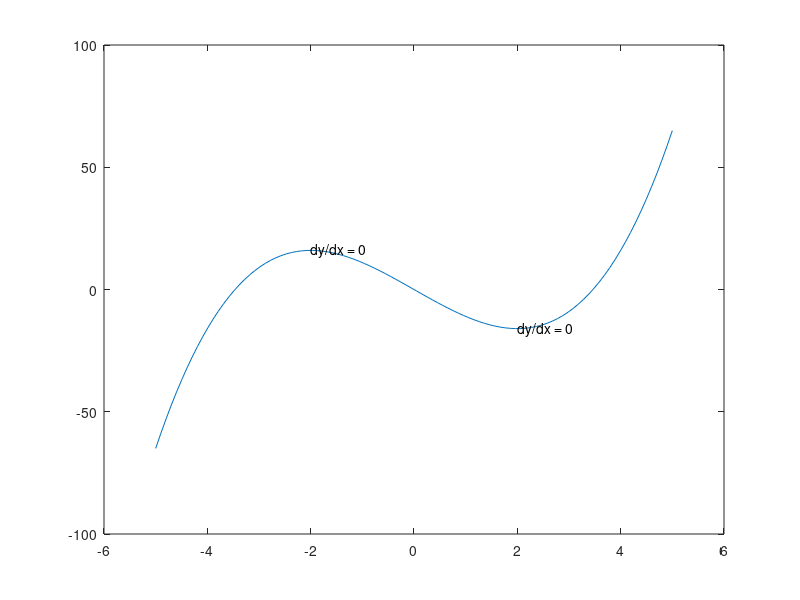

Source code (MATLAB): (Note: this script raises an error after producing the figure.)
%=============================================================================
% Copyright (c) 2016-present Allan CORNET (Nelson)
%=============================================================================
% This file is part of the Nelson.
%=============================================================================
% LICENCE_BLOCK_BEGIN
% SPDX-License-Identifier: LGPL-3.0-or-later
% LICENCE_BLOCK_END
%=============================================================================
% <--ADV-CLI MODE-->
%=============================================================================
f = figure();
x = linspace(-5,5);
y = x.^3-12*x;
plot(x,y);
xt = [-2 2];
yt = [16 -16];
str = 'dy/dx = 0';
T = text(xt, yt, str);
T(1).Color = 'red';
T(1).FontSize = 14;
%=============================================================================
assert_isequal(size(T), [1 2]);
%=============================================================================
assert_isequal(T(1).Color, [1 0 0]);
%=============================================================================
assert_isequal(T(1).FontSize, 14);
%=============================================================================
P = properties(T(1));
REF = {'BackgroundColor';    
'BoundingBox';        
'Children';           
'Color';           
'EdgeColor';          
'Extent';             
'FontAngle';          
'FontName';           
'FontSize';           
'FontUnits';          
'FontWeight';         
'HorizontalAlignment';
'Interpreter';
'LineStyle';          
'LineWidth';          
'Margin';             
'Parent';             
'Position';           
'Rotation';           
'String';             
'Tag';                
'Type';               
'Units';              
'UserData';           
'VerticalAlignment';  
'Visible'};
assert_isequal(P, REF);
%=============================================================================
